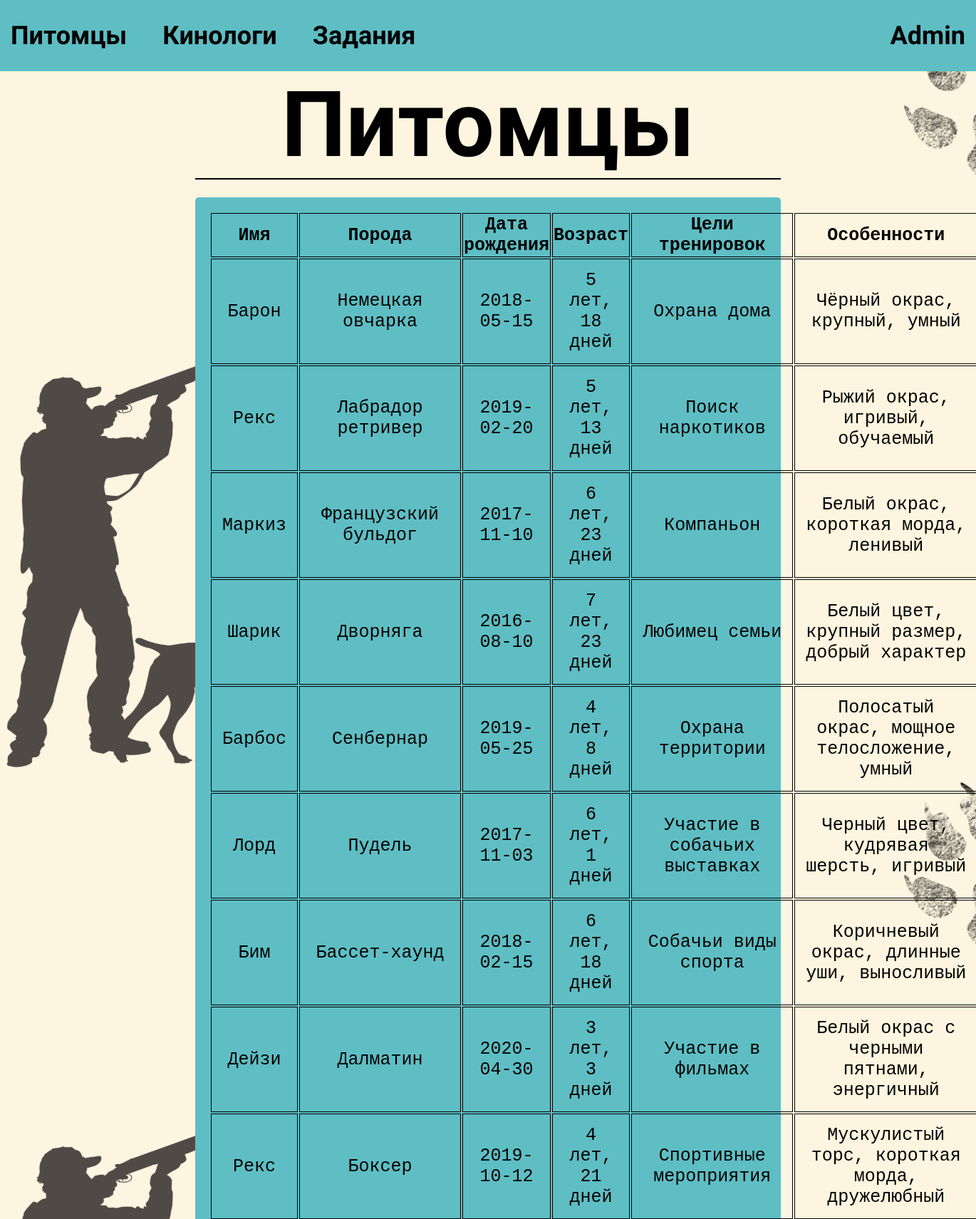
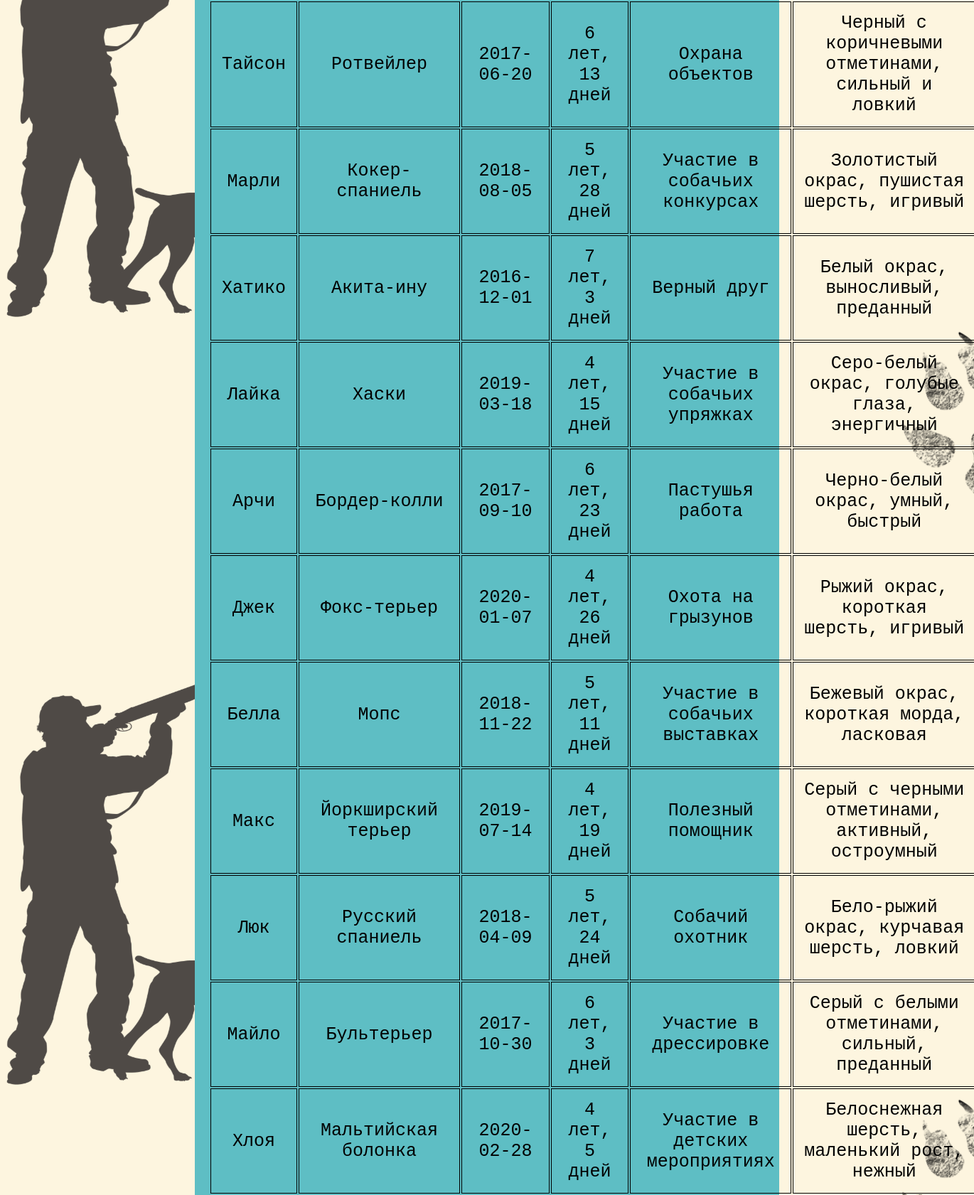
Page /pets_user.php (signed in, upper part) on the committed database (2 pictures, top to bottom).
### tables this page shows
CREATE TABLE `Dogs` (
  `id` int NOT NULL,
  `name` varchar(50) DEFAULT NULL,
  `breed` varchar(50) DEFAULT NULL,
  `birth` date DEFAULT NULL,
  `training_goals` text,
  `features` varchar(255) DEFAULT NULL
);

### pets_user.php (the view, shortened to what this page needs)
<!DOCTYPE html>
<html lang="en">
<head>
  <link rel="stylesheet" href="style.css" />
</head>
<body>
  <header class="admin_header">
  <div class="toolbar">
      <a href="pets_user.php">Питомцы</a>
      <a href="users.php">Кинологи</a>
      <a href="home.php">Задания</a>
    </div>
    <p class="username"><?php echo $_SESSION['username']; ?></p>
  </header>
    <div class="pets_content">
    <p class="title_content">
    Питомцы
    </p>
    <hr style="border: 1px solid black;">
    <div class="table_pets">
    <?php
$servername = "localhost";
$username = "root";
$password = "";
$dbname = "dog_handlers";
$conn = new mysqli($servername, $username, $password, $dbname);
$sql = "SELECT `id`, `name`, `breed`, `birth`, `training_goals`, `features` FROM `Dogs`";
$result = $conn->query($sql);
if ($result->num_rows > 0) {
    echo "<table class='table_pets-table' border='0'>";
    echo "<tr class='tr_pets'>
    <th>Имя</th>
    <th>Порода</th>
    <th>Дата рождения</th>
    <th>Возраст</th>
    <th>Цели тренировок</th>
    <th>Особенности</th>
    </tr>";
    while($row = $result->fetch_assoc()) {
        $birth_date = new DateTime($row["birth"]);
        $current_date = new DateTime();
        $age = $birth_date->diff($current_date);
        $age_str = $age->y . " лет, " . $age->d . " дней";
        echo "<tr>";
        echo "<td class='td_pets'>" . $row["name"] . "</td>";
        echo "<td class='td_pets'>" . $row["breed"] . "</td>";
        echo "<td class='td_pets'>" . $row["birth"] . "</td>";
        echo "<td class='td_pets'>" . $age_str . "</td>";
        echo "<td class='td_pets'>" . $row["training_goals"] . "</td>";
        echo "<td class='td_pets'>" . $row["features"] . "</td>";
        echo "</tr>";
    }
    echo "</table>";
} else {
    echo "0 результатов";
}
?>
    </div>
    </div>
  </body>
</html>

### style.css (style rules this page uses)
* { margin: 0 auto; padding: 0 auto; transition: 0.5s; }
body { background: url(img/background.svg) fixed; font-family: "Amatic SC"; width: 100%; }
.username { cursor: pointer; }
.admin_header { height: 100px; width: 100%; background-color: #5ebec4; color: black; display: flex; align-items: center; }
.toolbar { display: flex; align-items: center; gap: 50px; margin-left: 15px; margin-right: 0px; }
.toolbar a { color: black; font-size: 36px; text-decoration: none; font-weight: 700; }
.admin_header p { font-size: 36px; font-weight: 700; margin-right: 15px; }
.title_content { font-size: 128px; font-weight: 700; }
.pets_content { width: 60%; text-align: center; }
.table_pets { width: 100%; margin-top: 25px; background-color: #5ebec4; min-height: 300px; border-radius: 5px; }
.table_pets-table { width: 95%; padding: 20px; border: none; }
.tr_pets { font-size: 25px; font-family: "Courier New", Courier, monospace; }
.tr_pets th { border: 1px solid black; }
.td_pets { font-size: 25px; font-family: "Courier New", Courier, monospace; border: 1px solid black; padding: 15px; }

### rows in the picture
dogs: name "Барон", breed "Немецкая овчарка", birth "2018-05-15", training_goals "Охрана дома", features "Чёрный окрас, крупный, умный"
dogs: name "Рекс", breed "Лабрадор ретривер", birth "2019-02-20", training_goals "Поиск наркотиков", features "Рыжий окрас, игривый, обучаемый"
dogs: name "Маркиз", breed "Французский бульдог", birth "2017-11-10", training_goals "Компаньон", features "Белый окрас, короткая морда, ленивый"
dogs: name "Шарик", breed "Дворняга", birth "2016-08-10", training_goals "Любимец семьи", features "Белый цвет, крупный размер, добрый характер"
dogs: name "Барбос", breed "Сенбернар", birth "2019-05-25", training_goals "Охрана территории", features "Полосатый окрас, мощное телосложение, умный"
dogs: name "Лорд", breed "Пудель", birth "2017-11-03", training_goals "Участие в собачьих выставках", features "Черный цвет, кудрявая шерсть, игривый"
dogs: name "Бим", breed "Бассет-хаунд", birth "2018-02-15", training_goals "Собачьи виды спорта", features "Коричневый окрас, длинные уши, выносливый"
dogs: name "Дейзи", breed "Далматин", birth "2020-04-30", training_goals "Участие в фильмах", features "Белый окрас с черными пятнами, энергичный"
dogs: name "Рекс", breed "Боксер", birth "2019-10-12", training_goals "Спортивные мероприятия", features "Мускулистый торс, короткая морда, дружелюбный"
dogs: name "Тайсон", breed "Ротвейлер", birth "2017-06-20", training_goals "Охрана объектов", features "Черный с коричневыми отметинами, сильный и ловкий"
dogs: name "Марли", breed "Кокер-спаниель", birth "2018-08-05", training_goals "Участие в собачьих конкурсах", features "Золотистый окрас, пушистая шерсть, игривый"
dogs: name "Хатико", breed "Акита-ину", birth "2016-12-01", training_goals "Верный друг", features "Белый окрас, выносливый, преданный"
dogs: name "Лайка", breed "Хаски", birth "2019-03-18", training_goals "Участие в собачьих упряжках", features "Серо-белый окрас, голубые глаза, энергичный"
dogs: name "Арчи", breed "Бордер-колли", birth "2017-09-10", training_goals "Пастушья работа", features "Черно-белый окрас, умный, быстрый"
dogs: name "Джек", breed "Фокс-терьер", birth "2020-01-07", training_goals "Охота на грызунов", features "Рыжий окрас, короткая шерсть, игривый"
dogs: name "Белла", breed "Мопс", birth "2018-11-22", training_goals "Участие в собачьих выставках", features "Бежевый окрас, короткая морда, ласковая"
dogs: name "Макс", breed "Йоркширский терьер", birth "2019-07-14", training_goals "Полезный помощник", features "Серый с черными отметинами, активный, остроумный"
dogs: name "Люк", breed "Русский спаниель", birth "2018-04-09", training_goals "Собачий охотник", features "Бело-рыжий окрас, курчавая шерсть, ловкий"
dogs: name "Майло", breed "Бультерьер", birth "2017-10-30", training_goals "Участие в дрессировке", features "Серый с белыми отметинами, сильный, преданный"
dogs: name "Хлоя", breed "Мальтийская болонка", birth "2020-02-28", training_goals "Участие в детских мероприятиях", features "Белоснежная шерсть, маленький рост, нежный"

### other values in the picture
$_SESSION['username'] "Admin"
